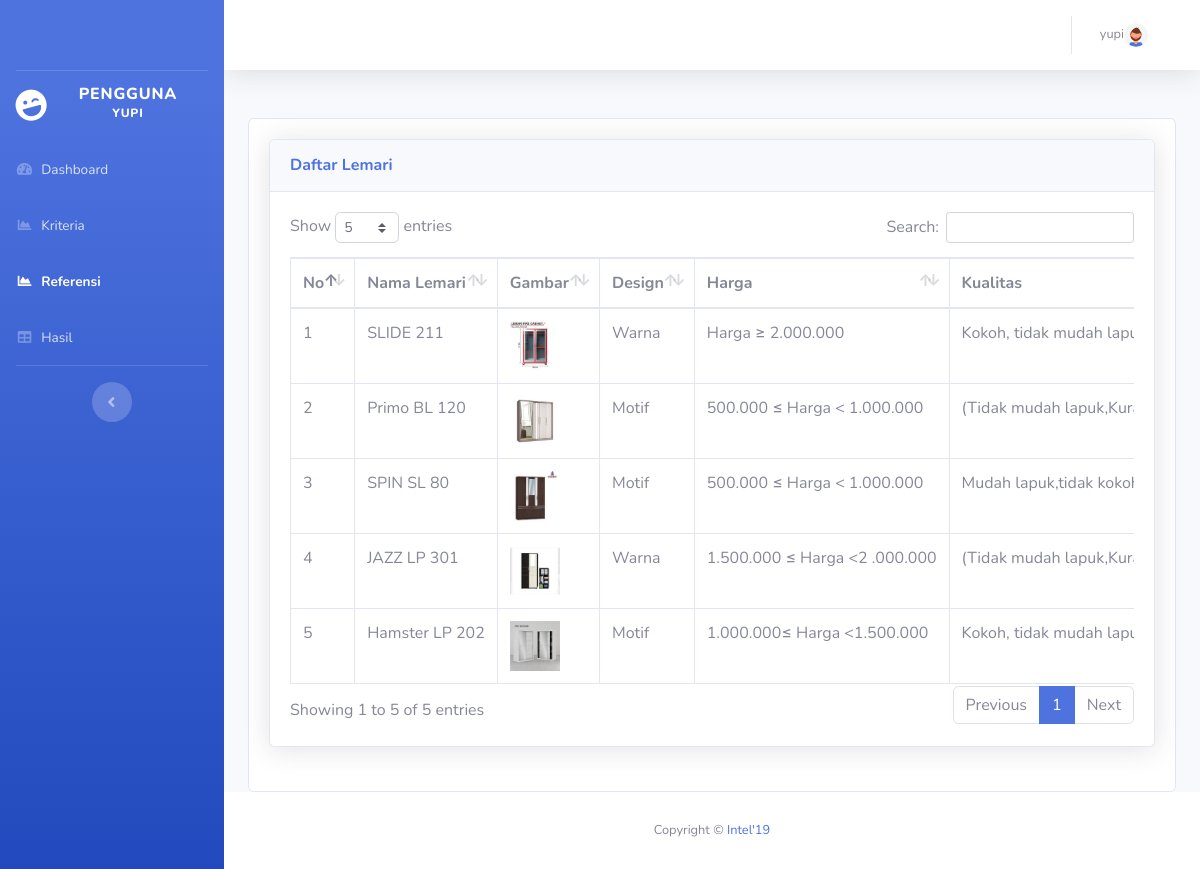
Screenshot of /user/referensi.php (signed in) with the database file from the repository.
### tables this page shows
CREATE TABLE `kec_alt_kriteria` (
  `id_alt_kriteria` int(11) NOT NULL,
  `f_id_alternatif` int(11) NOT NULL,
  `f_id_kriteria` char(2) NOT NULL,
  `f_id_sub_kriteria` int(11) NOT NULL
);

CREATE TABLE `alternatif` (
  `id_alternatif` int(11) NOT NULL,
  `nama_alternatif` varchar(50) NOT NULL,
  `gambar` varchar(100) NOT NULL,
  `design` varchar(10) NOT NULL,
  `merek` varchar(255) DEFAULT NULL
);

### config.php (called while the page is built, shortened)
<?php
function connectDatabase()
{
    $conn = new mysqli(DB_HOST, DB_USERNAME, DB_PASSWORD, DB_NAME);
    return $conn;
}
?>

### user/functions/alternatif.php (called while the page is built)
<?php
    require_once '../config.php';
    class Alternatif{
        private $db;
        public function __construct()
        {
            $this->db = connectDatabase();
        }
        public function getDataAlternatif()
        {
            return $this->db->query("SELECT a.nama_alternatif, a.id_alternatif, a.gambar, a.design, a.merek, kak.id_alt_kriteria,
            MAX(CASE WHEN k.nama_kriteria = 'Harga' THEN kak.id_alt_kriteria END) AS id_alt_C1,
            MIN(CASE WHEN k.nama_kriteria = 'Kualitas' THEN kak.id_alt_kriteria END) AS id_alt_C2,
            MIN(CASE WHEN k.nama_kriteria = 'Volume' THEN kak.id_alt_kriteria END) AS id_alt_C3,
            MAX(CASE WHEN k.nama_kriteria = 'Kelengkapan' THEN kak.id_alt_kriteria END) AS id_alt_C4,
            MAX(CASE WHEN k.nama_kriteria = 'Harga' THEN kak.f_id_sub_kriteria END) AS id_sub_C1,
            MIN(CASE WHEN k.nama_kriteria = 'Kualitas' THEN kak.f_id_sub_kriteria END) AS id_sub_C2,
            MIN(CASE WHEN k.nama_kriteria = 'Volume' THEN kak.f_id_sub_kriteria END) AS id_sub_C3,
            MAX(CASE WHEN k.nama_kriteria = 'Kelengkapan' THEN kak.f_id_sub_kriteria END) AS id_sub_C4,
            MAX(CASE WHEN k.nama_kriteria = 'Harga' THEN sk.nama_sub_kriteria END) AS nama_C1,
            MIN(CASE WHEN k.nama_kriteria = 'Kualitas' THEN sk.nama_sub_kriteria END) AS nama_C2,
            MIN(CASE WHEN k.nama_kriteria = 'Volume' THEN sk.nama_sub_kriteria END) AS nama_C3,
            MAX(CASE WHEN k.nama_kriteria = 'Kelengkapan' THEN sk.nama_sub_kriteria END) AS nama_C4
            FROM alternatif a
            JOIN kec_alt_kriteria kak ON a.id_alternatif = kak.f_id_alternatif
            JOIN sub_kriteria sk ON kak.f_id_sub_kriteria = sk.id_sub_kriteria
            JOIN kriteria k ON kak.f_id_kriteria = k.id_kriteria
            GROUP BY a.nama_alternatif ORDER BY a.id_alternatif DESC;");
        }
    }
    $getDataAlternatif = new Alternatif();
?>

### user/referensi.php (the view, shortened to what this page needs)
<?php
require_once './header.php';
require_once './functions/alternatif.php';
$dataAlternatif = $getDataAlternatif->getDataAlternatif();
?>
<div class="row">
    <div class="col-lg-12">
        <div class="card">
            <div class="card-body">
                <div class="card shadow mb-4">
                    <div class="card-header py-3">
                        <h6 class="m-0 font-weight-bold text-primary">Daftar Lemari</h6>
                    </div>
                    <div class="card-body">
                        <div class="table-responsive">
                            <table class="table table-bordered nowrap" id="dataLemari" style="width:100%"
                                cellspacing="0">
                                <thead>
                                    <tr>
                                        <th>No</th>
                                        <th>Nama Lemari</th>
                                        <th>Gambar</th>
                                        <th>Design</th>
                                        <th>Harga</th>
                                        <th>Kualitas</th>
                                    </tr>
                                </thead>
                                <tbody>
                                    <?php foreach ($dataAlternatif as $key => $alternatif):?>
                                    <tr>
                                        <td><?=$key+1?></td>
                                        <td><?=$alternatif['nama_alternatif'];?></td>
                                        <td><a href="../images/<?=$alternatif['gambar'];?>" data-lightbox="image-1"
                                                data-title="<?=$alternatif['nama_alternatif'];?>">
                                                <img style="width: 50px; height: 50px;"
                                                    src="../images/<?=$alternatif['gambar'];?>"
                                                    alt="Gambar <?=$alternatif['nama_alternatif'];?>">
                                            </a></td>
                                        <td><?=$alternatif['design'];?></td>
                                        <td><?=$alternatif['nama_C1'];?></td>
                                        <td><?=$alternatif['nama_C2'];?></td>
                                    </tr>
                                    <?php endforeach;?>
                                </tbody>
                            </table>
                        </div>
                    </div>
                </div>
            </div>
        </div>
    </div>
</div>
<?php require_once './footer.php';?>

### user/header.php (shortened to what this page needs)
<?php
require_once '../config.php';
?>
<!DOCTYPE html>
<html lang="en">
<head>
    <link href="../assets/vendor/fontawesome-free/css/all.min.css" rel="stylesheet" type="text/css" />
    <link href="../assets/css/sb-admin-2.min.css" rel="stylesheet" />
    <link href="../assets/vendor/datatables/dataTables.bootstrap4.min.css" rel="stylesheet">
    <link href="../assets/lightbox2/css/lightbox.css" rel="stylesheet" />
    <link rel="stylesheet" href="https://cdn.jsdelivr.net/npm/sweetalert2@11/dist/sweetalert2.min.css">
</head>
<body id="page-top">
    <div id="wrapper">
        <ul class="navbar-nav bg-gradient-primary sidebar sidebar-dark accordion" id="accordionSidebar">
            <a class="sidebar-brand d-flex align-items-center justify-content-center" href="">
            </a>
            <hr class="sidebar-divider my-0" />
            <a class="sidebar-brand d-flex align-items-center justify-content-center" href="">
                <div class="sidebar-brand-icon rotate-n-15">
                    <i class="fas fa-laugh-wink"></i>
                </div>
                <div class="sidebar-brand-text mx-3">Pengguna <sup><?=$_SESSION['username'];?></sup></div>
            </a>
            <li class="nav-item <?= $_SESSION['menu'] == 'index' ? 'active':'';?>">
                <a class="nav-link" href="index.php">
                    <i class="fas fa-fw fa-tachometer-alt"></i>
                    <span>Dashboard</span></a>
            </li>
            <li class="nav-item <?= $_SESSION['menu'] == 'kriteria' ? 'active':'';?>">
                <a class="nav-link" href="./kriteria.php">
                    <i class="fas fa-fw fa-chart-area"></i>
                    <span>Kriteria</span></a>
            </li>
            <li class="nav-item <?= $_SESSION['menu'] == 'referensi' ? 'active':'';?>">
                <a class="nav-link" href="./referensi.php">
                    <i class="fas fa-fw fa-chart-area"></i>
                    <span>Referensi</span></a>
            </li>
            <li class="nav-item <?= $_SESSION['menu'] == 'hasil' ? 'active':'';?>">
                <a class="nav-link" href="./hasil.php">
                    <i class="fas fa-fw fa-table"></i>
                    <span>Hasil</span></a>
            </li>
            <hr class="sidebar-divider d-none d-md-block" />
            <div class="text-center d-none d-md-inline">
                <button class="rounded-circle border-0" id="sidebarToggle"></button>
            </div>
        </ul>
        <div id="content-wrapper" class="d-flex flex-column">
            <div id="content">
                <nav class="navbar navbar-expand navbar-light bg-white topbar mb-4 static-top shadow">
                    <ul class="navbar-nav ml-auto">
                        <li class="nav-item dropdown no-arrow">
                            <a class="nav-link dropdown-toggle" href="#" id="userDropdown" role="button"
                                data-toggle="dropdown" aria-haspopup="true" aria-expanded="false">
                                <span class="d-none d-lg-inline text-gray-600 small"><?=$_SESSION['username'];?></span>
                                <img class="rounded-circle mr-5" src="../assets/img/undraw_profile_2.svg" />
                            </a>
                        </li>
                    </ul>
                </nav>
                <div class="container-fluid">

### user/footer.php (shortened to what this page needs)
</div>
</div>
<footer class="sticky-footer bg-white">
    <div class="container my-auto">
        <div class="copyright text-center my-auto">
            <span>Copyright &copy; <a href="https://www.instagram.com/ilkom19_unc/">Intel'19</a></span>
        </div>
    </div>
</footer>
</div>
</div>
</body>
</html>

### rows the page displays
kec_alt_kriteria: f_id_alternatif.nama_alternatif "SLIDE 211", f_id_alternatif.gambar (picture), f_id_alternatif.design "Warna", nama_C1 "Harga ≥ 2.000.000", nama_C2 "Kokoh, tidak mudah…"
kec_alt_kriteria: f_id_alternatif.nama_alternatif "Primo BL 120", f_id_alternatif.gambar (picture), f_id_alternatif.design "Motif", nama_C1 "500.000 ≤ Harga < 1.000.000", nama_C2 "(Tidak mudah…"
kec_alt_kriteria: f_id_alternatif.nama_alternatif "SPIN SL 80", f_id_alternatif.gambar (picture), f_id_alternatif.design "Motif", nama_C1 "500.000 ≤ Harga < 1.000.000", nama_C2 "Mudah lapuk,tidak…"
kec_alt_kriteria: f_id_alternatif.nama_alternatif "JAZZ LP 301", f_id_alternatif.gambar (picture), f_id_alternatif.design "Warna", nama_C1 "1.500.000 ≤ Harga <2 .000.000", nama_C2 "(Tidak mudah…"
kec_alt_kriteria: f_id_alternatif.nama_alternatif "Hamster LP 202", f_id_alternatif.gambar (picture), f_id_alternatif.design "Motif", nama_C1 "1.000.000≤ Harga <1.500.000", nama_C2 "Kokoh, tidak mudah…"

### other values shown
$_SESSION['username'] "YUPI"
$_SESSION['username'] "yupi"
